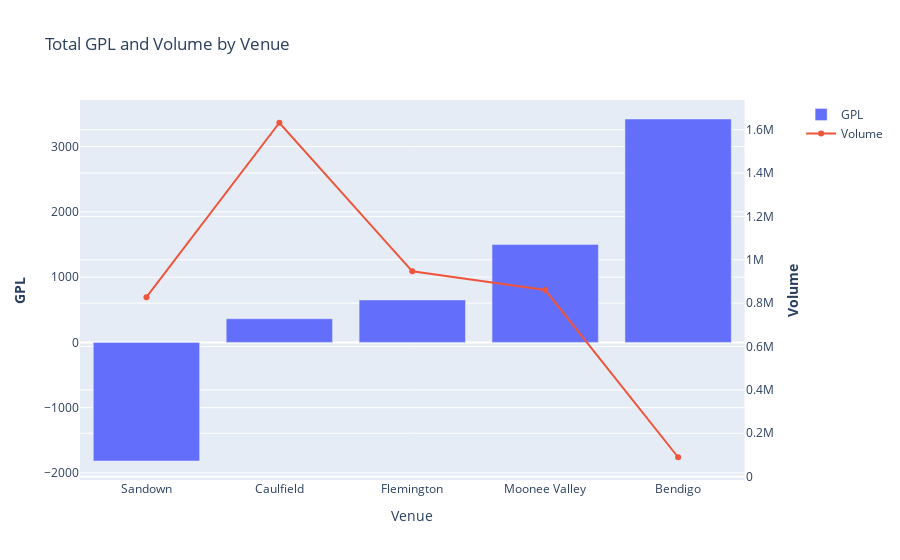

Notebook cell for this chart:
### Code cell
from plotly.subplots import make_subplots

fig = make_subplots(specs=[[{"secondary_y": True}]])

# Add traces
fig.add_trace(
    go.Bar(x=venue_summary['venue'], y=venue_summary['gpl'], name="GPL"),
    secondary_y=False,
)
fig.add_trace(
    go.Scatter(x=venue_summary['venue'], y=venue_summary['vol'], name="Volume"),
    secondary_y=True,
)

# Add figure title
fig.update_layout(
    title_text="Total GPL and Volume by Venue"
)

# Set x-axis title
fig.update_xaxes(title_text="Venue")

# Set y-axes titles
fig.update_yaxes(title_text="<b>GPL</b>", secondary_y=False)
fig.update_yaxes(title_text="<b>Volume</b>", secondary_y=True)

tickvals = venue_summary['venue'].tolist()
ticktext = venue_summary['venue'].tolist()

fig.update_xaxes(tickvals=tickvals, ticktext=ticktext)
# Increase the graph size
fig.update_layout(width=1300, height=600)

# Reduce the x-axis label font size
fig.update_xaxes(tickfont=dict(size=8))

fig.show()

### Figure 1 — Plotly figure (JSON) as saved in the notebook; plotly's stock layout.template omitted (floating-point values rounded to 4 significant figures)
{"data": [{"name": "GPL", "type": "bar", "x": ["Sandown", "Caulfield", "Flemington", "Moonee Valley", "Bendigo"], "xaxis": "x", "y": [-1817.0, 362.4, 650.6, 1501.0, 3422.0], "yaxis": "y"}, {"name": "Volume", "type": "scatter", "x": ["Sandown", "Caulfield", "Flemington", "Moonee Valley", "Bendigo"], "xaxis": "x", "y": [827600.0, 1632000.0, 946700.0, 860500.0, 89370.0], "yaxis": "y2"}], "layout": {"title": {"text": "Total GPL and Volume by Venue"}, "xaxis": {"anchor": "y", "domain": [0, 0.94], "title": {"text": "Venue"}}, "yaxis": {"anchor": "x", "domain": [0, 1], "title": {"text": "<b>GPL</b>"}}, "yaxis2": {"anchor": "x", "overlaying": "y", "side": "right", "title": {"text": "<b>Volume</b>"}}}}
